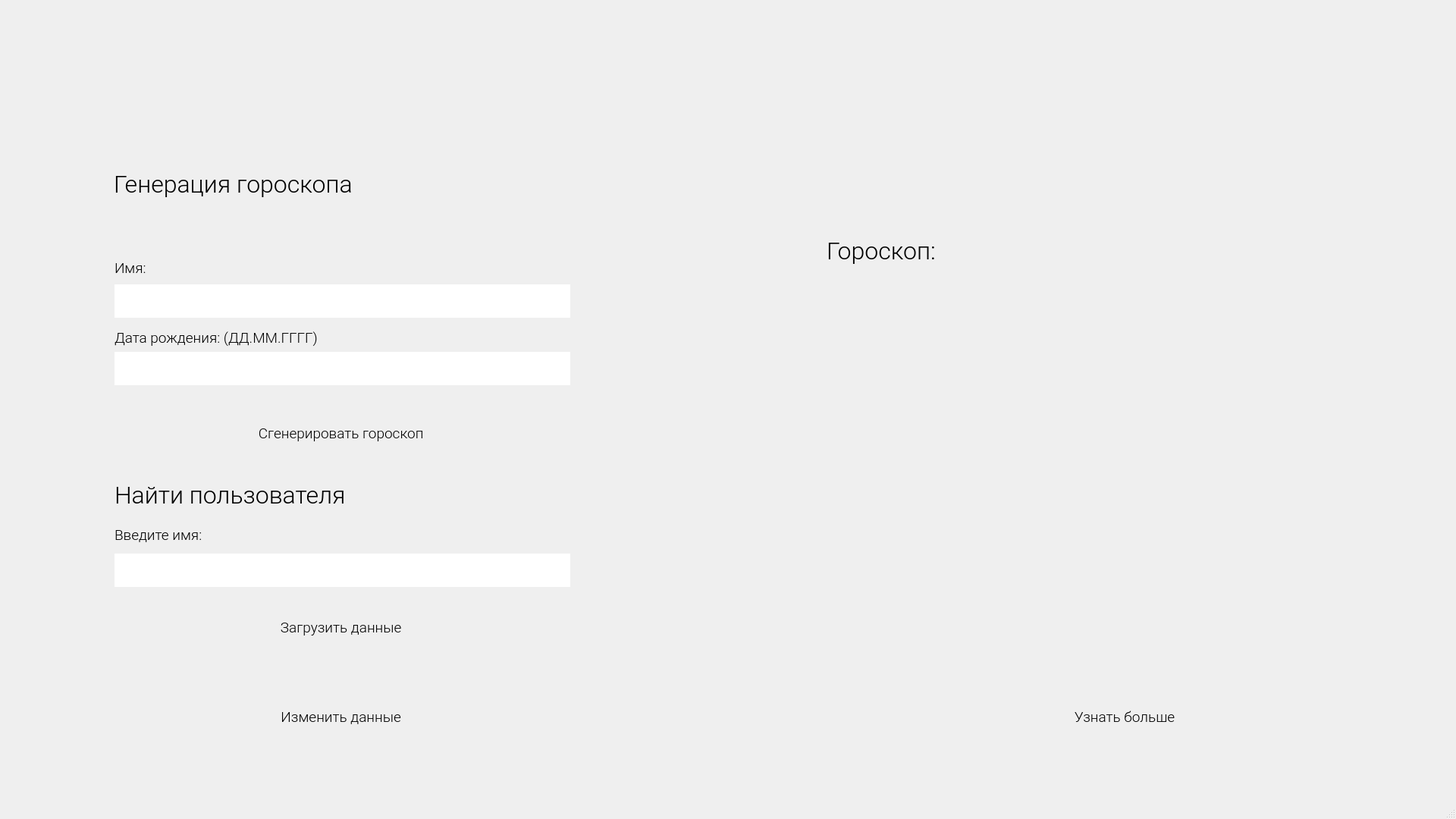
<?xml version="1.0" encoding="UTF-8"?>
<ui version="4.0">
 <class>MainWindow</class>
 <widget class="QMainWindow" name="MainWindow">
  <property name="geometry">
   <rect>
    <x>0</x>
    <y>0</y>
    <width>1920</width>
    <height>1080</height>
   </rect>
  </property>
  <property name="font">
   <font>
    <family>Roboto Light</family>
    <pointsize>10</pointsize>
   </font>
  </property>
  <property name="windowTitle">
   <string>G-Lune</string>
  </property>
  <widget class="QWidget" name="centralwidget">
   <widget class="QLabel" name="label">
    <property name="geometry">
     <rect>
      <x>80</x>
      <y>80</y>
      <width>1661</width>
      <height>291</height>
     </rect>
    </property>
    <property name="styleSheet">
     <string notr="true">background-image: url(:/newPrefix/Downloads/G-lune.png);</string>
    </property>
    <property name="text">
     <string/>
    </property>
   </widget>
   <widget class="QLineEdit" name="lineEdit">
    <property name="geometry">
     <rect>
      <x>151</x>
      <y>375</y>
      <width>601</width>
      <height>44</height>
     </rect>
    </property>
    <property name="styleSheet">
     <string notr="true">/* Rectangle 10 */

position: absolute;
width: 601px;
height: 44px;
left: 151px;
top: 375px;

background: linear-gradient(90deg, rgba(238, 240, 252, 0) 0%, rgba(255, 255, 255, 0.2) 50%, rgba(238, 240, 252, 0) 100%), #DFDFDF;
box-shadow: 0px 4px 3.8px rgba(0, 0, 0, 0.25);
border-radius: 28px;
transform: matrix(1, 0, 0, -1, 0, 0);
</string>
    </property>
   </widget>
   <widget class="QLineEdit" name="lineEdit_2">
    <property name="geometry">
     <rect>
      <x>151</x>
      <y>464</y>
      <width>601</width>
      <height>44</height>
     </rect>
    </property>
    <property name="styleSheet">
     <string notr="true">/* Rectangle 10 */

position: absolute;
width: 601px;
height: 44px;
left: 151px;
top: 375px;

background: linear-gradient(90deg, rgba(238, 240, 252, 0) 0%, rgba(255, 255, 255, 0.2) 50%, rgba(238, 240, 252, 0) 100%), #DFDFDF;
box-shadow: 0px 4px 3.8px rgba(0, 0, 0, 0.25);
border-radius: 28px;
transform: matrix(1, 0, 0, -1, 0, 0);
</string>
    </property>
   </widget>
   <widget class="QLineEdit" name="lineEdit_3">
    <property name="geometry">
     <rect>
      <x>151</x>
      <y>730</y>
      <width>601</width>
      <height>44</height>
     </rect>
    </property>
    <property name="styleSheet">
     <string notr="true">/* Rectangle 14 */

position: absolute;
width: 601px;
height: 44px;
left: 151px;
top: 730px;

background: linear-gradient(90deg, rgba(238, 240, 252, 0) 0%, rgba(255, 255, 255, 0.2) 50%, rgba(238, 240, 252, 0) 100%), #E2E2E2;
box-shadow: 0px 4px 3.8px rgba(0, 0, 0, 0.25);
border-radius: 28px;
transform: matrix(1, 0, 0, -1, 0, 0);
</string>
    </property>
   </widget>
   <widget class="QPushButton" name="pushButton">
    <property name="geometry">
     <rect>
      <x>229</x>
      <y>546</y>
      <width>446</width>
      <height>51</height>
     </rect>
    </property>
    <property name="font">
     <font>
      <family>Roboto Light</family>
      <pointsize>14</pointsize>
     </font>
    </property>
    <property name="styleSheet">
     <string notr="true">/* Rectangle 12 */

position: absolute;
width: 446px;
height: 51px;
left: 229px;
top: 546px;

background: linear-gradient(90deg, rgba(238, 240, 252, 0) 0%, rgba(255, 255, 255, 0.2) 50%, rgba(238, 240, 252, 0) 100%), #E8CAEC;
box-shadow: 0px 4px 3.8px rgba(0, 0, 0, 0.25);
border-radius: 20px;
transform: matrix(1, 0, 0, -1, 0, 0);
</string>
    </property>
    <property name="text">
     <string>Сгенерировать гороскоп </string>
    </property>
   </widget>
   <widget class="QPushButton" name="pushButton_2">
    <property name="geometry">
     <rect>
      <x>229</x>
      <y>802</y>
      <width>446</width>
      <height>51</height>
     </rect>
    </property>
    <property name="font">
     <font>
      <family>Roboto Light</family>
      <pointsize>14</pointsize>
     </font>
    </property>
    <property name="styleSheet">
     <string notr="true">/* Rectangle 18 */

position: absolute;
width: 446px;
height: 51px;
left: 229px;
top: 802px;

background: linear-gradient(90deg, rgba(238, 240, 252, 0) 0%, rgba(255, 255, 255, 0.2) 50%, rgba(238, 240, 252, 0) 100%), #E8CAEC;
box-shadow: 0px 4px 3.8px rgba(0, 0, 0, 0.25);
border-radius: 20px;
transform: matrix(1, 0, 0, -1, 0, 0);
</string>
    </property>
    <property name="text">
     <string>Загрузить данные </string>
    </property>
   </widget>
   <widget class="QPushButton" name="pushButton_3">
    <property name="geometry">
     <rect>
      <x>229</x>
      <y>920</y>
      <width>446</width>
      <height>51</height>
     </rect>
    </property>
    <property name="font">
     <font>
      <family>Roboto Light</family>
      <pointsize>14</pointsize>
     </font>
    </property>
    <property name="styleSheet">
     <string notr="true">/* Rectangle 20 */

position: absolute;
width: 446px;
height: 51px;
left: 229px;
top: 962px;

background: linear-gradient(90deg, rgba(238, 240, 252, 0) 0%, rgba(255, 255, 255, 0.2) 50%, rgba(238, 240, 252, 0) 100%), #E8CAEC;
box-shadow: 0px 4px 3.8px rgba(0, 0, 0, 0.25);
border-radius: 20px;
transform: matrix(1, 0, 0, -1, 0, 0);
</string>
    </property>
    <property name="text">
     <string>Изменить данные </string>
    </property>
   </widget>
   <widget class="QLabel" name="label_2">
    <property name="geometry">
     <rect>
      <x>150</x>
      <y>210</y>
      <width>538</width>
      <height>65</height>
     </rect>
    </property>
    <property name="font">
     <font>
      <family>Roboto Light</family>
      <pointsize>24</pointsize>
     </font>
    </property>
    <property name="text">
     <string>Генерация гороскопа </string>
    </property>
   </widget>
   <widget class="QLabel" name="label_3">
    <property name="geometry">
     <rect>
      <x>151</x>
      <y>345</y>
      <width>55</width>
      <height>16</height>
     </rect>
    </property>
    <property name="font">
     <font>
      <family>Roboto Light</family>
      <pointsize>14</pointsize>
     </font>
    </property>
    <property name="text">
     <string>Имя:</string>
    </property>
   </widget>
   <widget class="QLabel" name="label_4">
    <property name="geometry">
     <rect>
      <x>151</x>
      <y>430</y>
      <width>444</width>
      <height>30</height>
     </rect>
    </property>
    <property name="font">
     <font>
      <family>Roboto Light</family>
      <pointsize>14</pointsize>
     </font>
    </property>
    <property name="text">
     <string>Дата рождения: (ДД.ММ.ГГГГ)</string>
    </property>
   </widget>
   <widget class="QLabel" name="label_5">
    <property name="geometry">
     <rect>
      <x>151</x>
      <y>620</y>
      <width>538</width>
      <height>65</height>
     </rect>
    </property>
    <property name="font">
     <font>
      <pointsize>24</pointsize>
     </font>
    </property>
    <property name="text">
     <string>Найти пользователя </string>
    </property>
   </widget>
   <widget class="QLabel" name="label_6">
    <property name="geometry">
     <rect>
      <x>151</x>
      <y>690</y>
      <width>151</width>
      <height>31</height>
     </rect>
    </property>
    <property name="font">
     <font>
      <family>Roboto Light</family>
      <pointsize>14</pointsize>
     </font>
    </property>
    <property name="text">
     <string>Введите имя:</string>
    </property>
   </widget>
   <widget class="QLabel" name="label_7">
    <property name="geometry">
     <rect>
      <x>1090</x>
      <y>280</y>
      <width>801</width>
      <height>101</height>
     </rect>
    </property>
    <property name="font">
     <font>
      <pointsize>24</pointsize>
     </font>
    </property>
    <property name="text">
     <string>Гороскоп:</string>
    </property>
   </widget>
   <widget class="QPushButton" name="pushButton_4">
    <property name="geometry">
     <rect>
      <x>1260</x>
      <y>920</y>
      <width>446</width>
      <height>51</height>
     </rect>
    </property>
    <property name="font">
     <font>
      <family>Roboto Light</family>
      <pointsize>14</pointsize>
     </font>
    </property>
    <property name="styleSheet">
     <string notr="true">/* Rectangle 22 */

position: absolute;
width: 446px;
height: 51px;
left: 1259px;
top: 962px;

background: linear-gradient(90deg, rgba(238, 240, 252, 0) 0%, rgba(255, 255, 255, 0.2) 50%, rgba(238, 240, 252, 0) 100%), #E8CAEC;
box-shadow: 0px 4px 3.8px rgba(0, 0, 0, 0.25);
border-radius: 20px;
transform: matrix(1, 0, 0, -1, 0, 0);
</string>
    </property>
    <property name="text">
     <string>Узнать больше</string>
    </property>
   </widget>
   <widget class="QWidget" name="widget" native="true">
    <property name="geometry">
     <rect>
      <x>1310</x>
      <y>390</y>
      <width>344</width>
      <height>458</height>
     </rect>
    </property>
    <property name="styleSheet">
     <string notr="true">/* image 13 */

position: absolute;
width: 344px;
height: 458px;
left: 1310px;
top: 327px;

background: linear-gradient(0deg, #E8CAEC, #E8CAEC), url(image.png);
border-radius: 25px;
</string>
    </property>
   </widget>
  </widget>
  <widget class="QMenuBar" name="menubar">
   <property name="geometry">
    <rect>
     <x>0</x>
     <y>0</y>
     <width>1920</width>
     <height>26</height>
    </rect>
   </property>
  </widget>
  <widget class="QStatusBar" name="statusbar"/>
 </widget>
 <resources>
  <include location="goroskop.qrc"/>
 </resources>
 <connections/>
</ui>
